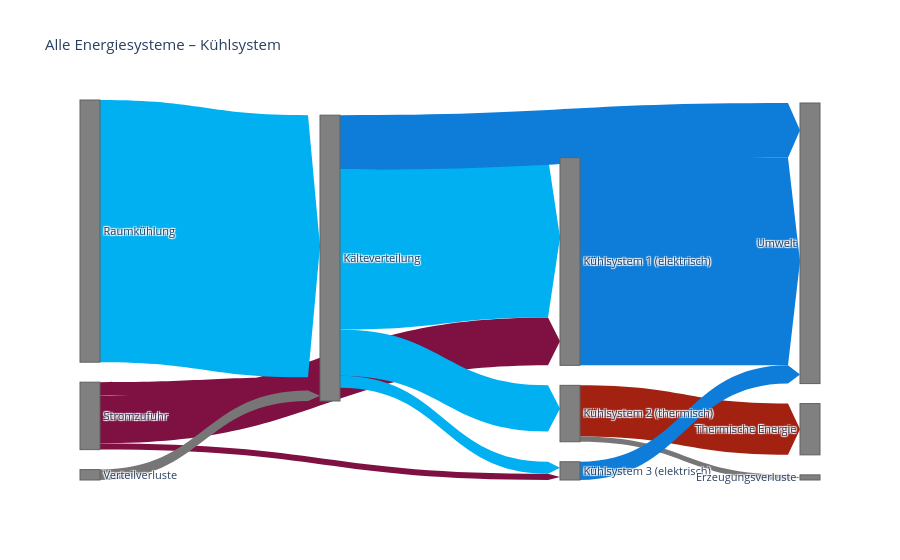

Notebook source saved alongside this figure:
### Code cell
from pexl.reporting.sankeys import COOLING_SYSTEM

render(scenario, COOLING_SYSTEM).show()

### Figure 1 — Plotly figure (JSON) as saved in the notebook; plotly's stock layout.template omitted (floating-point values rounded to 4 significant figures)
{"data": [{"link": {"arrowlen": 12, "color": ["#7e1141", "#00B0F0", "#0D7DD9", "#a22110", "#00B0F0", "#767676", "#7e1141", "#00B0F0", "#0D7DD9", "#0D7DD9", "#7e1141", "#00B0F0", "#767676"], "customdata": [["Ec_1el", "kWh Strom/m²NGFa", "SUMME(sim[Ec_1el])*0,001"], ["Qced_1el", "kWh Kälte/m²NGFa", "SUMME(sim[Qced_1el]) * 0,001"], ["Qenv_c_1el", "kWh Umweltwärme Zufuhr/m²NGFa", "SUMME(sim[Qenv_c_1el])*0,001"], ["EUIc_2th", "kWh EE/m²NGFa", "SUMME(sim[EUIc_2th])/1000"], ["Qced_2th", "kWh Kälte/m²NGFa", "SUMME(sim[Qced_2th]) * 0,001"], ["Qloss_c_th2_generation", "kWh Wärmeverluste/m²NGFa", "EUIc_2th-Qced_2th"], ["Ec_3el", "kWh Strom/m²NGFa", "SUMME(sim[Ec_3el])*0,001"], ["Qced_3el", "kWh Kälte/m²NGFa", "SUMME(sim[Qced_3el]) * 0,001"], ["Qenv_c_3el", "kWh Umweltwärme Zufuhr/m²NGFa", "SUMME(sim[Qenv_c_3el])*0,001"], ["Qc_min_0fc", "kWh Kälte/m²NGFa", "SUMME(sim[Qc_min_0fc]) * 0,001"], ["EUIc_el_aux", "kWh/m²NGFa", "SUMME(sim[Ec_aux])/1000"], ["QC", "kWh/m²NGFa", "QC_c * NFAfrac_c"], ["Qc_distr_losses", "kWh Wärmeverluste/m²NGFa", "SUMME(sim[Qc_distr_losses])*0,001"]], "hovertemplate": "%{label}<br>%{value:.2f} %{customdata[1]}<br>Excel Name: %{customdata[0]}<br>Excel Formula: %{customdata[2]}<extra></extra>", "label": ["Strom → Kühlsystem 1 (elektrisch)", "Kühlsystem 1 (elektrisch) → Kälteverteilung", "Umweltwärme → Kühlsystem 1 (elektrisch)", "KEB Kühlsystem 2 (thermisch)", "Kühlsystem 2 (thermisch) → Kälteverteilung", "Kühlsystem 2 (thermisch) → Umwandlungsverluste", "Strom → Kühlsystem 3 (elektrisch)", "Kühlsystem 3 (elektrisch) → Kälteverteilung", "Umweltwärme → Kühlsystem 3 (elektrisch)", "Freecooling → Kälteverteilung", "Kühlen Hilfsstrom", "Kühlbedarf (KB)", "Kälteverteilung → Verteilverluste"], "source": [0, 1, 2, 3, 1, 3, 0, 1, 4, 1, 0, 5, 6], "target": [2, 2, 7, 8, 3, 9, 4, 4, 7, 7, 1, 1, 1], "value": [4.692, 15.64, 20.33, 5.021, 4.519, 0.5021, 0.6112, 1.175, 1.786, 5.35, 1.299, 25.67, 1.016]}, "node": {"color": "#808080", "label": ["Stromzufuhr", "Kälteverteilung", "Kühlsystem 1 (elektrisch)", "Kühlsystem 2 (thermisch)", "Kühlsystem 3 (elektrisch)", "Raumkühlung", "Verteilverluste", "Umwelt", "Thermische Energie", "Erzeugungsverluste"], "line": {"color": "#606060", "width": 1}}, "type": "sankey"}], "layout": {"font": {"size": 11}, "title": {"text": "Alle Energiesysteme – Kühlsystem"}}}
